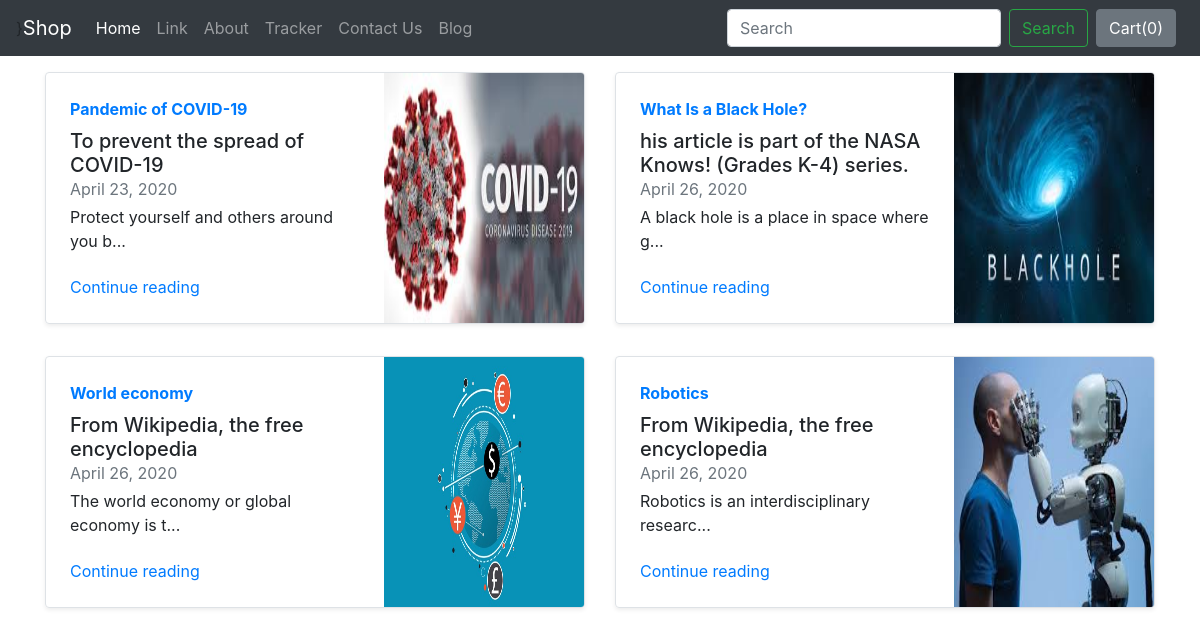
Screenshot of /blog/ with the database file from the repository.
### blog/models.py (models this page shows)
class Blogpost (models.Model):
	post_id = models.AutoField(primary_key=True)
	title = models.CharField(max_length=50)
	head0 = models.CharField(max_length=500, default="")
	chead0 = models.CharField(max_length=5000, default="")
	head1 = models.CharField(max_length=500, default="")
	chead1 = models.CharField(max_length=5000, default="")
	head2 = models.CharField(max_length=500, default="")
	chead2 = models.CharField(max_length=5000, default="")
	pub_date = models.DateField()
	thumbnail =   models.ImageField(upload_to = "blog/images", default="")
	def  __str__(self):
		return self.title

### blog/views.py (the view)
# urls.py: path('', views.index, name="blogHome"),
def index(request):
	mypost = Blogpost.objects.all();
	print(mypost);
	return render(request, 'blog/index.html',{'mypost':mypost})

### blog/templates/blog/index.html (shortened to what this page needs)
{% extends 'blog/basic.html' %}
{% block body %}
  <div class="container mt-3">
  <div class="row my-2">
    {% for item in mypost %}
        <div class="col-md-6">
          <div class="row no-gutters border rounded overflow-hidden flex-md-row mb-4 shadow-sm h-md-250 position-relative">
            <div class="col p-4 d-flex flex-column position-static">
              <strong class="d-inline-block mb-2 text-primary">{{item.title}}</strong>
              <h5 class="mb-0">{{item.head0}}</h5>
              <div class="mb-1 text-muted">{{item.pub_date}}</div>
              <p class="card-text mb-auto">{{item.chead0|slice:"0:40"}}...</p>
              <a href="blogpost/{{item.post_id}}" class="stretched-link">Continue reading</a>
            </div>
            <div class="col-auto d-none d-lg-block">
              <img src="/media/{{item.thumbnail}}" class="bd-placeholder-img" width="200" height="250" >
            </div>
          </div>
        </div>
        {% if forloop.counter|divisibleby:2 %}
      </div><div class="row my-2">
      {% endif %}
      {% endfor %}
</div>
{% endblock %}

### rows the page displays
Blogpost: title "Pandemic of COVID-19", head0 "To prevent the spread of COVID-19", pub_date "April 23, 2020", chead0 "Protect yourself and others around you b", thumbnail (picture)
Blogpost: title "What Is a Black Hole?", head0 "his article is part of the NASA Knows! (Grades K-4) series.", pub_date "April 26, 2020", chead0 "A black hole is a place in space where g", thumbnail (picture)
Blogpost: title "World economy", head0 "From Wikipedia, the free encyclopedia", pub_date "April 26, 2020", chead0 "The world economy or global economy is t", thumbnail (picture)
Blogpost: title "Robotics", head0 "From Wikipedia, the free encyclopedia", pub_date "April 26, 2020", chead0 "Robotics is an interdisciplinary researc", thumbnail (picture)
